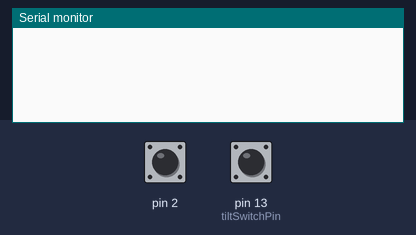
Bench run of a sketch on a simulated Arduino Uno, built with avr-gcc and run on an emulated ATmega328P. On the bench: the last lines printed to the serial monitor. Inputs (shaded band) come from the test bench; at power-on: pin 2 HIGH, pin 13 (tiltSwitchPin) HIGH.

Above: at 1.2 s.
1.3 s: pin 2 pulled LOW for 0.15 s
At 2.6 s:
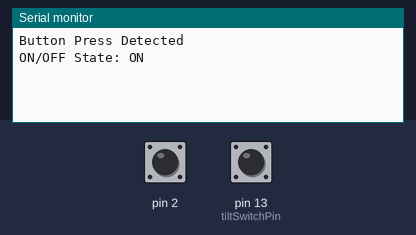
2.9 s: pin 13 (tiltSwitchPin) pulled LOW for 0.15 s
At 3.9 s:
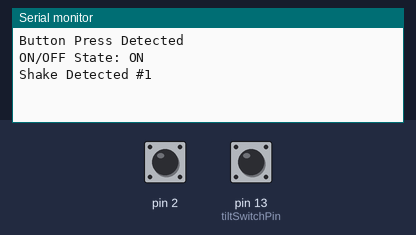
4.5 s: pin 2 pulled LOW for 1 s
At 6.3 s:
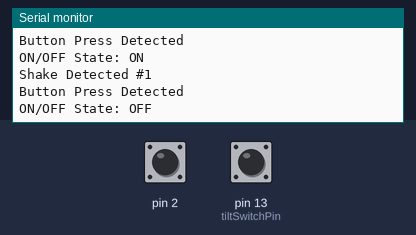
7.0 s: pin 2 pulled LOW for 3.2 s
At 11.4 s:
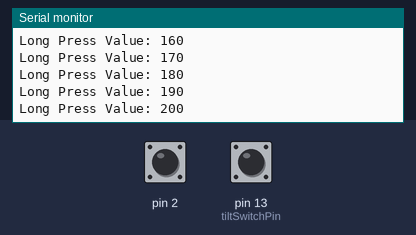
11.7 s: pin 13 (tiltSwitchPin) pulled LOW for 1 s
At 13.8 s:
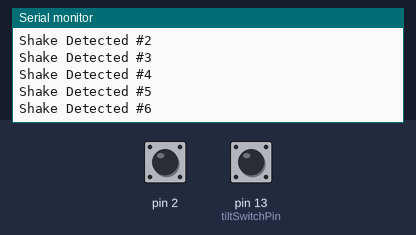
14.2 s: pin 2 driven LOW and pin 13 (tiltSwitchPin) driven LOW
At 14.61 s:
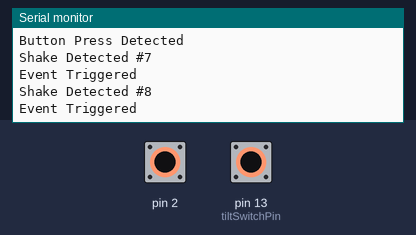
Timing chart, 0 to 16.9 s (numbered marks = the images above; inputs shaded):
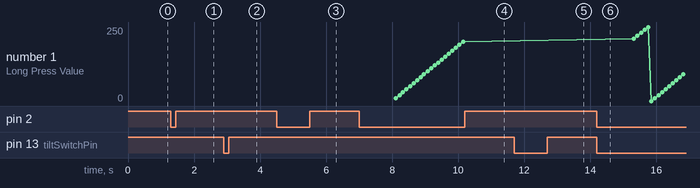

The sketch:

buttonLogic.ino
```cpp
#include <CapacitiveSensor.h>

// Capacitive sensor setup
CapacitiveSensor cs_4_2 = CapacitiveSensor(4, 2); // 1M resistor between pins 4 & 2, pin 2 is sensor pin

const long pressThreshold = 300; // Threshold for considering a press
const unsigned long longPressDuration = 1000; // Duration threshold for a long press (in milliseconds)
const unsigned long debounceTime = 50; // Debounce time (in milliseconds)
const unsigned long incrementInterval = 100; // Interval for incrementing longPressValue (in milliseconds)

bool buttonState = false; // Current state of the button
bool lastButtonState = false; // Previous state of the button
unsigned long buttonPressStartTime = 0; // Time when the button press started
bool longPressDetected = false; // Flag to indicate if a long press has been detected
unsigned long lastIncrementTime = 0; // Time of the last increment

// Tilt switch setup
const int tiltSwitchPin = 13; // Pin for the tilt switch
unsigned long lastShakeTime = 0; // Time of the last shake
const unsigned long shakeDebounceTime = 200; // Debounce time for shake detection

const int requiredShakes = 2; // Number of consecutive LOW readings required to detect a shake
int shakeCount = 0; // Counter for consecutive LOW readings
int shakeNumber = 0; // Counter for the total number of shakes detected

// Variables for button state and long press mode
bool isOn = false; // ON/OFF state for the short press
int longPressValue = 0; // Variable to increase from 0 to 255
const int incrementAmount = 10; // Amount to increment the long press value

void setup() {
    Serial.begin(9600);
    pinMode(tiltSwitchPin, INPUT_PULLUP); // Set tilt switch pin as input with internal pull-up resistor
    cs_4_2.set_CS_AutocaL_Millis(0xFFFFFFFF); // Turn off auto-calibrate for capacitive sensor
}

void loop() {
    // Capacitive sensor reading
    long sensorValue = cs_4_2.capacitiveSensor(10);

    // Check for button press and long press detection
    if (sensorValue > pressThreshold) {
        if (!buttonState && (millis() - buttonPressStartTime > debounceTime)) {
            buttonState = true;
            buttonPressStartTime = millis();
            longPressDetected = false; // Reset the long press flag when a new press starts
            Serial.println("Button Press Detected");
        }

        if (buttonState && !longPressDetected && (millis() - buttonPressStartTime >= longPressDuration)) {
            Serial.print("Long Press Detected, Sensor Value: ");
            Serial.println(sensorValue);
            longPressDetected = true; // Set the flag to indicate that a long press has been detected
            lastIncrementTime = millis(); // Initialize the last increment time
        }

        // Increment long press value while in long press mode
        if (longPressDetected) {
            unsigned long currentTime = millis();
            if (currentTime - lastIncrementTime >= incrementInterval) {
                longPressValue += incrementAmount; // Increase the value by incrementAmount
                if (longPressValue > 255) {
                    longPressValue = 0; // Reset the value if it surpasses 255
                }
                Serial.print("Long Press Value: ");
                Serial.println(longPressValue); // Print the incremented long press value
                lastIncrementTime = currentTime; // Update the time of the last increment
            }
        }
    } else {
        if (buttonState) {
            buttonState = false;
            unsigned long pressDuration = millis() - buttonPressStartTime;
            if (pressDuration < longPressDuration) {
                isOn = !isOn; // Toggle the ON/OFF state
                Serial.print("ON/OFF State: ");
                Serial.println(isOn ? "ON" : "OFF");
            }
            buttonPressStartTime = millis(); // Reset the start time for the next press
        }
        longPressDetected = false; // Reset the long press detection flag if button is released
    }

    // Tilt switch reading and shake detection
    if (digitalRead(tiltSwitchPin) == LOW) {
        shakeCount++;
        if (shakeCount >= requiredShakes) {
            if (millis() - lastShakeTime > shakeDebounceTime) {
                shakeNumber++; // Increment the shake number
                Serial.print("Shake Detected #");
                Serial.println(shakeNumber);
                lastShakeTime = millis(); // Update the last shake time

                // Trigger event if short press or long press detected with a shake
                if (longPressDetected || (sensorValue > pressThreshold && !longPressDetected)) {
                    Serial.println("Event Triggered");
                }
            }
            shakeCount = 0; // Reset the shake count after detecting a shake
        }
    } else {
        shakeCount = 0; // Reset the shake count if no consecutive LOW readings
    }

    delay(10); // Short delay to avoid flooding the serial port
}
```

Measured:
- after the input at 1.3 s, the serial monitor: prints a new line at once (image 1)
- after the input at 2.9 s, the serial monitor: prints a new line at once (image 2)
- after the input at 4.5 s, the serial monitor: prints a new line at once (image 3)
- after the input at 7.0 s, the serial monitor: prints a new line after 1.0 s (image 4)
- after the input at 11.7 s, the serial monitor: prints a new line at once (image 5)
- after the input at 14.2 s, the serial monitor: prints a new line at once (image 6)
- plotted number 1: 200 → 90 after the input at 14.2 s
